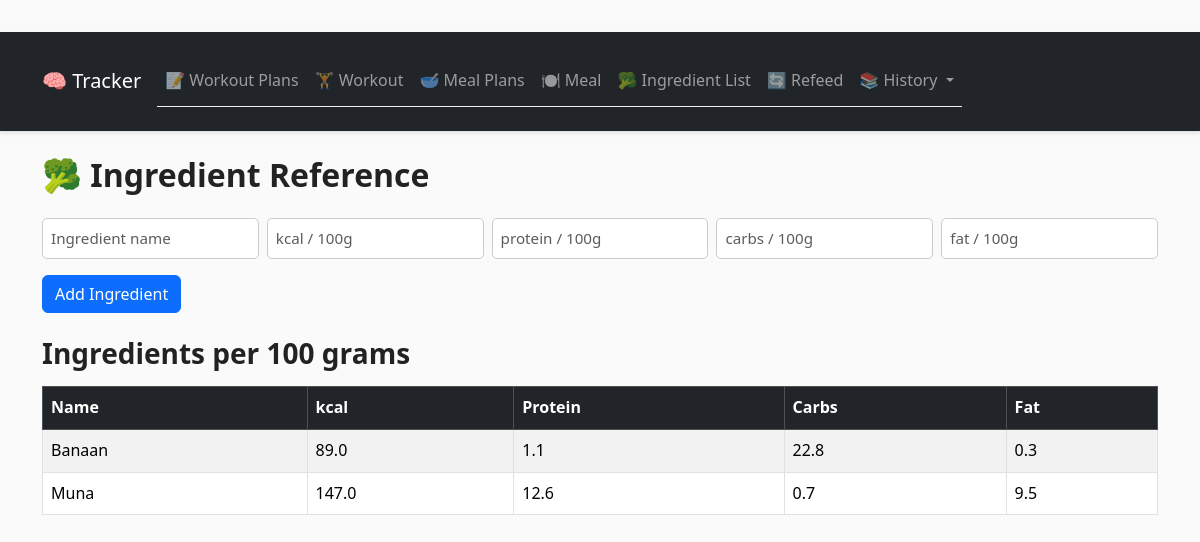
The page /ingredients/ on the database as committed earlier.
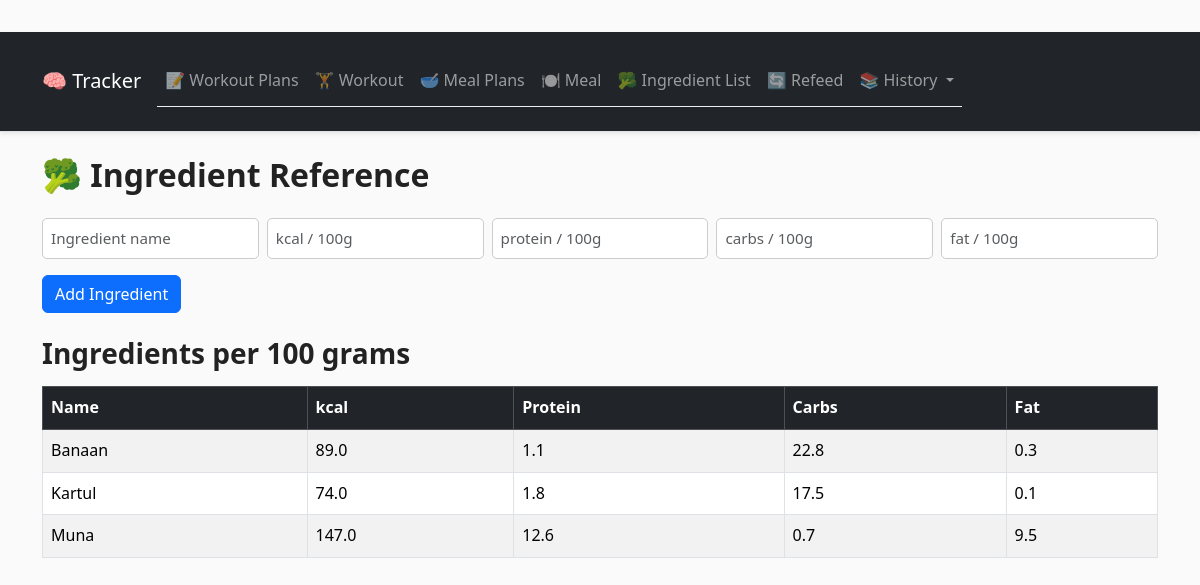
The same page on the database as committed later.
### tables this page shows
CREATE TABLE ingredients (
    id INTEGER PRIMARY KEY AUTOINCREMENT,
    name TEXT NOT NULL UNIQUE,
    calories REAL NOT NULL,
    protein REAL NOT NULL,
    carbs REAL NOT NULL,
    fat REAL NOT NULL
);

### blueprints/ingredients.py (the view, shortened to what this page needs)
@ingredients_bp.route("/", methods=["GET", "POST"])
def manage_ingredients():
    with get_connection() as conn:
        ingredients = conn.execute("SELECT * FROM ingredients ORDER BY name").fetchall()
    return render_template("plans/ingredient_reference.html", ingredients=ingredients)

### database.py (called while the page is built)
def get_connection():
    conn = sqlite3.connect(DB_PATH)
    conn.row_factory = sqlite3.Row
    return conn

### templates/plans/ingredient_reference.html
{% extends "base.html" %}
{% block content %}
<h2 class="mb-4">🥦 Ingredient Reference</h2>
<form action="{{ url_for('ingredients.manage_ingredients') }}" method="POST" class="mb-4">
  <div class="row g-2 mb-2">
    <div class="col"><input type="text" name="name" class="form-control" placeholder="Ingredient name" required></div>
    <div class="col"><input type="number" step="any" name="calories" class="form-control" placeholder="kcal / 100g" required></div>
    <div class="col"><input type="number" step="any" name="protein" class="form-control" placeholder="protein / 100g" required></div>
    <div class="col"><input type="number" step="any" name="carbs" class="form-control" placeholder="carbs / 100g" required></div>
    <div class="col"><input type="number" step="any" name="fat" class="form-control" placeholder="fat / 100g" required></div>
  </div>
  <button class="btn btn-primary">Add Ingredient</button>
</form>
<h3 class="mb-3">Ingredients per 100 grams</h3>
<table class="table table-striped table-bordered">
  <thead class="table-dark">
    <tr>
      <th>Name</th>
      <th>kcal</th>
      <th>Protein</th>
      <th>Carbs</th>
      <th>Fat</th>
    </tr>
  </thead>
  <tbody>
    {% for ing in ingredients %}
    <tr>
      <td>{{ ing.name }}</td>
      <td>{{ ing.calories }}</td>
      <td>{{ ing.protein }}</td>
      <td>{{ ing.carbs }}</td>
      <td>{{ ing.fat }}</td>
    </tr>
    {% endfor %}
  </tbody>
</table>
{% endblock %}

Rows that differ between the two databases and show on the page:
added ingredients: name "Kartul", calories "74.0", protein "1.8", carbs "17.5", fat "0.1"
